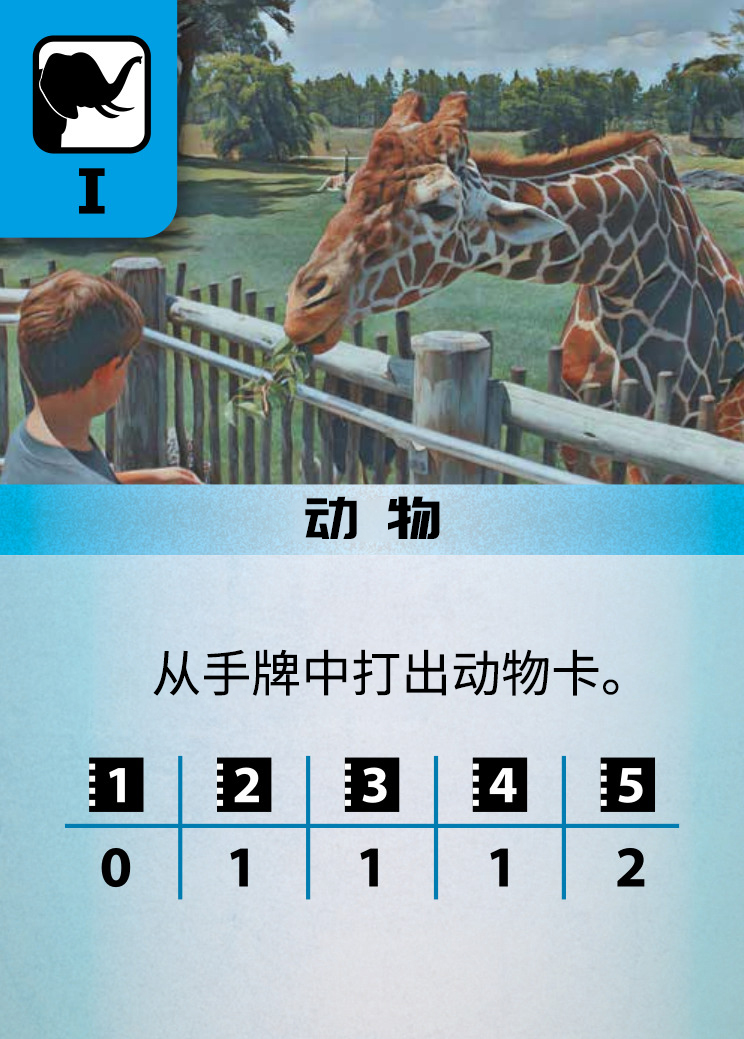
#> input picture images-ark/action-animal1.jpg, 744 x 1039 px; its folder holds 4 pictures in this run
$ python img_process.py   (older library calls are emulated)
#> lines starting #> are read from the running program, lines starting #| are printed output that depends on the picture
from PIL import Image
import PIL
import os
import glob
print(f"The current working directory: {os.getcwd()} ")
# The current working directory: /Users/jamesaphoenix/Desktop/Imran_And_James/Python_For_SEO/7_image_compression
images = [file for file in os.listdir() if file.endswith(('jpg', 'png' ))]
print(f" Example images: {images}")
# Example images: ['example-image.jpg', 'example-image-3.jpg', 'example-image-2.jpg']
# How to get the image name:
for image in images:
    print(image.split('.')[0])
for image in images:
    # 1. Open the image
    img = Image.open(image)
#> img is the input picture: PIL image 744x1039 RGB; mean R, G, B 140, 162.4, 169.1
    if img.mode == 'CMYK':
        img = img.convert('RGB')
    # [9 lines of commented-out code are left out]


    zoom = 2
    img = img.resize((int(img.size[0]/zoom),int(img.size[1]/zoom)),Image.ANTIALIAS)
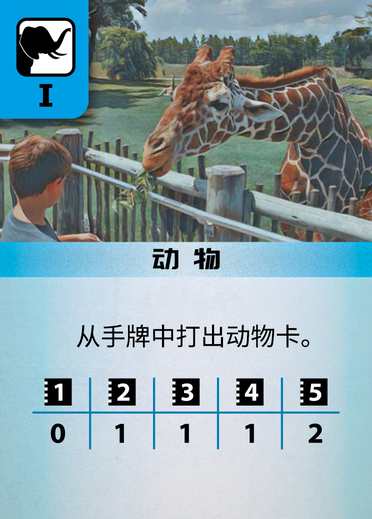
#> img: PIL image 372x519 RGB; mean R, G, B 140.2, 162.5, 169.2
    # 2. Compressing the image
    img.save("./low-resolution/"+image,
            #  optimize=True,
             quality=80)
#> pass 2 of the loop `for image in images:`:
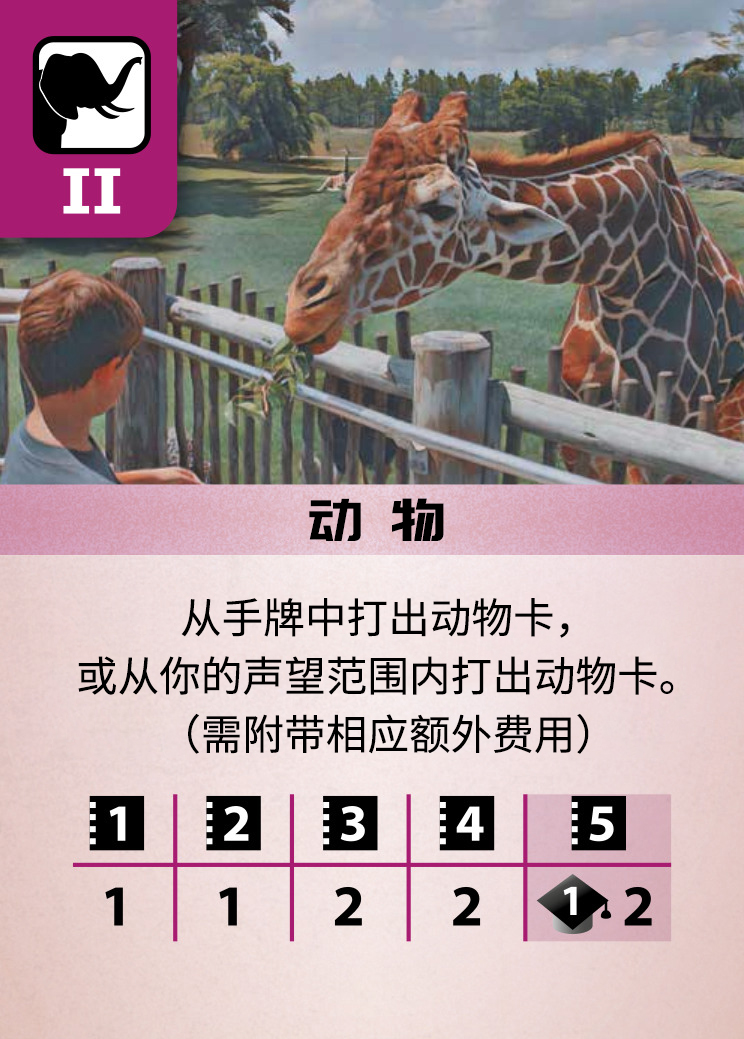
#> input picture images-ark/action-animal2.jpg, 744 x 1039 px
#> img is the input picture: PIL image 744x1039 RGB; mean R, G, B 168.6, 149.8, 152.2
#> `img = img.resize((int(img.size[0]/zoom),int(img.size[1]/zoom)),Image.A..`:
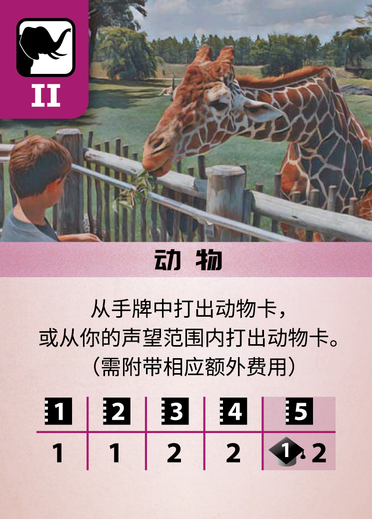
#> img: PIL image 372x519 RGB; mean R, G, B 168.7, 149.9, 152.3
